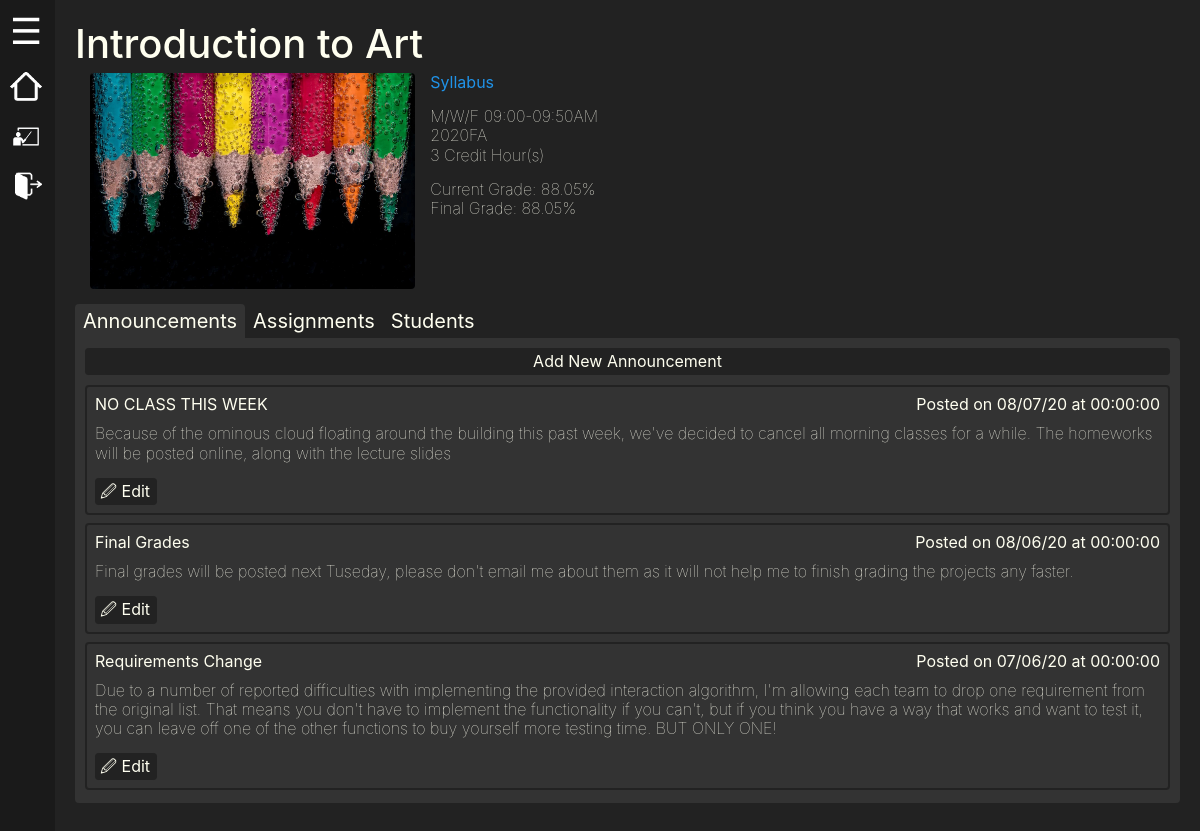
The app's page /class/ (signed in) with its own data.
### cms_application/models.py (models this page shows, shortened)
class Course(models.Model):
    course_name = models.CharField(max_length=100)
    department_code = models.CharField(max_length=4)
    course_number = models.CharField(max_length=4)
    credit_hours = models.IntegerField()
    course_description = models.CharField(max_length=1000)
    profile_picture_filename = models.CharField(max_length=50, null=True, blank=True)
    @property
    def profile_picture_location(self):
        if self.profile_picture_filename is None:
            return "../../static/cms_application/Class icon white.png"
        else:
            return "../../static/courses/" + self.full_course_code + "/" + self.profile_picture_filename
    @property
    def full_course_code(self):
        return self.department_code + '-' +  self.course_number
    class Meta:
        unique_together=('department_code', 'course_number')

class Section(models.Model):
    section_number = models.CharField(max_length=2)
    classroom = models.CharField(max_length=9)
    days_of_week = models.CharField(max_length=10)
    meeting_time = models.CharField(max_length=20)
    semester_code = models.CharField(max_length=6)
    start_date = models.DateField()
    end_date = models.DateField()
    course = models.ForeignKey('Course', on_delete=models.SET_NULL, null=True)
    professor = models.ForeignKey('Professor', on_delete=models.SET_NULL, null=True)
    syllabus_filename = models.CharField(max_length=50, null=True, blank=True)
    students = models.ManyToManyField(
        'Student',
        through='Enrollment',
        through_fields=('section', 'student')
    )
    @property
    def full_section_code(self):
        return self.course.full_course_code + '-' + self.section_number + '_' + self.semester_code
    @property
    def section_data_folder_name(self):
        return "../../static/sections/" + self.full_section_code + '/'
    @property
    def syllabus_location(self):
        if self.syllabus_filename is None:
            return None
        else:
            return self.section_data_folder_name + self.syllabus_filename
    class Meta:
        unique_together=('course', 'section_number', 'semester_code')

class Announcement(models.Model):
    section = models.ForeignKey('Section', on_delete=models.SET_NULL, null=True)
    posted_date = models.DateField()
    announcement_title = models.CharField(max_length=100)
    announcement_text = models.CharField(max_length=1000)

### cms_application/views.py (the view)
# urls.py: path("class/", views.aClass, name="class"),
@login_required
def aClass(request):
    context = sidebarInit(request)
    stud = Student.objects.all()[0]
    enrolm = Enrollment.objects.all().filter(student=stud)[2]
    section = Section.objects.all()
    selectedSection = section[0]
    classI = {
        "name" : selectedSection.course.course_name,
        "img" :  selectedSection.course.profile_picture_location,
        "alt" : selectedSection.section_number,
        "syllabus" : selectedSection.syllabus_location,
        "time": selectedSection.days_of_week + " " + selectedSection.meeting_time,
        "semester": selectedSection.semester_code,
        "credits" : selectedSection.course.credit_hours
    }
    context['class'] = classI;
    announcements = []
    announce = Announcement.objects.all()
    for item in announce:
        if item.section.section_number == selectedSection.section_number:
            itemA = {
                'image': item.section.course.profile_picture_location,
                'class': item.section.course.course_name,
                'date' : item.posted_date.strftime("%x"),
                'time' : item.posted_date.strftime("%X"),
                'title': item.announcement_title,
                'text' : item.announcement_text
            }
            announcements.append(itemA);
    context['announcements'] = announcements;
    assignments = []
    attachments = []
    assign = Assignment.objects.all()
    for item in assign:
        if item.section.section_number == selectedSection.section_number:
            assigmentA = {
                    "title" : item.assignment_name,
                    "time" : item.due_date.strftime("%X"),
                    "date" : item.due_date.strftime("%x"),
                    "grade" : "-/100",
                    "submitted" : {
                        "time" : "",
                        "date" : ""
                    },
                    "description" : "",
                    "attachments" : [{
                        "title" : item.instructions_filename,
                        "url" : item.instructions_location
                        }],
                    "uploads" : ""
                }
            assignments.append(assigmentA)
    context["assignments"] = assignments
    gradeA = {
        'current' : enrolm.current_grade,
        'final' : enrolm.current_grade
    }
    context["grade"] = gradeA
    students = []
    for item in selectedSection.students.all():
        student1 = {
            "img" : item.profile_picture_location,
            "name" : item.first_name + " " + item.last_name
        }
        students.append(student1)
    context["students"] = students
    return render(request, "cms_application/class.html", context)

### cms_application/models.py (called while the page is built)
    @property
    def student_data_folder_name(self):
        return "../../static/students/" + self.student_id + '/'

    @property
    def profile_picture_location(self):
        if self.profile_picture_filename is None:
            return "../../static/cms_application/account icon.png"
        else:
            return self.student_data_folder_name + self.profile_picture_filename

    @property
    def profile_picture_location(self):
        if self.profile_picture_filename is None:
            return "../../static/cms_application/account icon.png"
        else:
            return "../../static/professors/" + self.faculty_id + "/" + self.profile_picture_filename

    @property
    def instructions_location(self):
        if self.instructions_filename is None:
            return None
        else:
            return self.section.section_data_folder_name + self.assignment_name + '/' + self.instructions_filename

    @property
    def current_grade(self):
        current_section_assignments = Assignment.objects.filter(section=self.section)
        sum_of_grades = 0
        if current_section_assignments:
            for assignment in current_section_assignments:
                sa = StudentAssignment.objects.filter(student=self.student, assignment=assignment)
                if sa.exists():
                    sum_of_grades = sum_of_grades + sa[0].assignment_grade
            return float(sum_of_grades) / (100.00 * len(current_section_assignments)) * 100
        return sum_of_grades

### cms_application/views.py (called while the page is built)
def sidebarInit(request):
    context = {}
    sidebar = []
    stud = Student.objects.all()[0]
    prof = Professor.objects.all()[0]
    enrolm = Enrollment.objects.all().filter(student=stud)
    for item in enrolm:
        classA = {
            'name' : item.section.course.course_name
        }
        sidebar.append(classA)
    context['sidebar'] = sidebar;
    context['is_student'] = request.user.groups.filter(name='student').exists();
    context['is_instructor'] = request.user.groups.filter(name='instructor').exists();
    if context['is_student']:
        context['userPfpUrl'] = stud.profile_picture_location;
    else:
        context['userPfpUrl'] = prof.profile_picture_location;
    return context

### cms_application/templates/cms_application/class.html (shortened to what this page needs)
{% extends 'base.html' %}
{% block content %}
{% if class %}
<h1>{{class.name}}</h1>
{% else %}
<h2>Class not Found</h2>
{% endif %}
<div class="tableRow">
  {% if class %}
  <img src="{{class.img}}" alt="{{class.alt}}" height="auto" />
  <div>
    <div>
      <a href="{{class.syllabus}}" download>Syllabus</a>
    </div>
    <div>
      <p>{{class.time}}</p>
      <p>{{class.semester}}</p>
      <p>{{class.credits}} Credit Hour(s)</p>
    </div>
    <div>
      <p>Current Grade: {{grade.current}}%</p>
      <p>Final Grade: {{grade.final}}%</p>
    </div>
  </div>
  {% endif %}
</div>
<ul class="nav nav-tabs" id="myTab" role="tablist">
  <li class="nav-item" role="presentation">
    <a class="nav-link active" id="Announcements-tab" data-toggle="tab" href="#Announcements" role="tab"
      aria-controls="Announcements" aria-selected="true">Announcements</a>
  </li>
  <li class="nav-item" role="presentation">
    <a class="nav-link" id="Assignments-tab" data-toggle="tab" href="#Assignments" role="tab"
      aria-controls="Assignments" aria-selected="false">Assignments</a>
  </li>
  <li class="nav-item" role="presentation">
    <a class="nav-link" id="Students-tab" data-toggle="tab" href="#Students" role="tab" aria-controls="Students"
      aria-selected="false">Students</a>
  </li>
</ul>
<div class="tab-content" id="myTabContent">
  <div class="tab-pane fade show active" id="Announcements" role="tabpanel" aria-labelledby="Announcements-tab">
    <ul>
      {% if is_instructor %}
      <li>
        <button class="addButton">Add New Announcement</button>
      </li>
      {% endif %}
      {% for item in announcements %}
      <li>
        <div class="announcement">
          <p class="marginAndWeight">{{item.title}}<span>Posted on {{item.date}} at {{item.time}}</span></p>
          <p>{{item.text}}</p>
          {% if is_instructor %}
          <button class="reducePadding topMargin">&#128393 Edit</button>
          {% endif %}
        </div>
      </li>
      {% empty %}
      <li>
        <div class="announcement">
          <p class="marginAndWeight">No announcements<span></span></p>
        </div>
      </li>
      {% endfor %}
    </ul>
  </div>
</div>
{% endblock %}

### cms_application/templates/base.html (style rules this page uses)
.nav-link { padding: 0; font-size: 36px; }
* { padding: 0; margin: 0; }
ul { list-style-type: none; }
html, body { background-color: #222; height: 100%; display: flex; flex-direction: column; }
img { border-radius: 0.25rem; }
h1, h2, h3, h4, h5, h6, p, div, th, td { color: ivory; margin: 0; line-height: 1.2; }
h1 { margin-bottom: 5px; }
button, select { background-color: #222; color: ivory; padding: 3px 15px; border: 1px solid #222; border-radius: 0.2rem; }
a, a:hover { color: #2093e8; }

### cms_application/templates/cms_application/class.html (style rules this page uses)
.tableRow { display: table-row; }
.tableRow>img, .tableRow>div { display: table-cell; vertical-align: top; margin: 0px 15px 15px 15px; max-height: 216px; }
.tableRow>div>div { margin: 0px 0px 15px 0px; }
.tab-pane, .nav-tabs .nav-item.show .nav-link, .nav-tabs .nav-link.active { color: ivory; background-color: #333; border-color: #333; }
.tab-pane { border-radius: 0.25em; border-top-left-radius: 0; }
.tab-pane>ul { padding: 5px }
.nav-tabs .nav-link { border: none; padding: 5px 8px; font-size: 20px; }
.nav-tabs { border-bottom: 1px solid #222; }
.nav-tabs>li>a { color: ivory; }
.announcement { margin: 5px 5px 8px 5px; padding: 8px; border: 2px solid #222; border-radius: 0.25rem; }
p { font-weight: lighter; }
.marginAndWeight { margin-bottom: 10px; font-weight: normal; }
span { float: right; }
.reducePadding { padding-left: 4px; padding-right: 6px; }
.topMargin { margin-top: 15px; }
.addButton { margin: 5px; width: calc(100% - 10px); }

### records on screen
Course: name "Introduction to Art"
Section: semester "2020FA"
Announcement: title "NO CLASS THIS WEEK", text "Because of the ominous cloud floating around the building this past week, we've decided to cancel all morning classes for a while. The homeworks will be posted online, along with the lecture slides"
Announcement: title "Final Grades", text "Final grades will be posted next Tuseday, please don't email me about them as it will not help me to finish grading the projects any faster."
Announcement: title "Requirements Change", text "Due to a number of reported difficulties with implementing the provided interaction algorithm, I'm allowing each team to drop one requirement from the original list. That means you don't have to implement the functionality if you can't, but if you think you have a way that works and want to test it, you can leave off one of the other functions to buy yourself more testing time. BUT ONLY ONE!"

### other values on screen
{{ class.time }} "M/W/F 09:00-09:50AM"
{{ class.credits }} "3"
{{ grade.current }} "88.05"
{{ grade.final }} "88.05"
{{ item.date }} "08/07/20" "08/06/20" "07/06/20"
{{ item.time }} "00:00:00" "00:00:00" "00:00:00"
